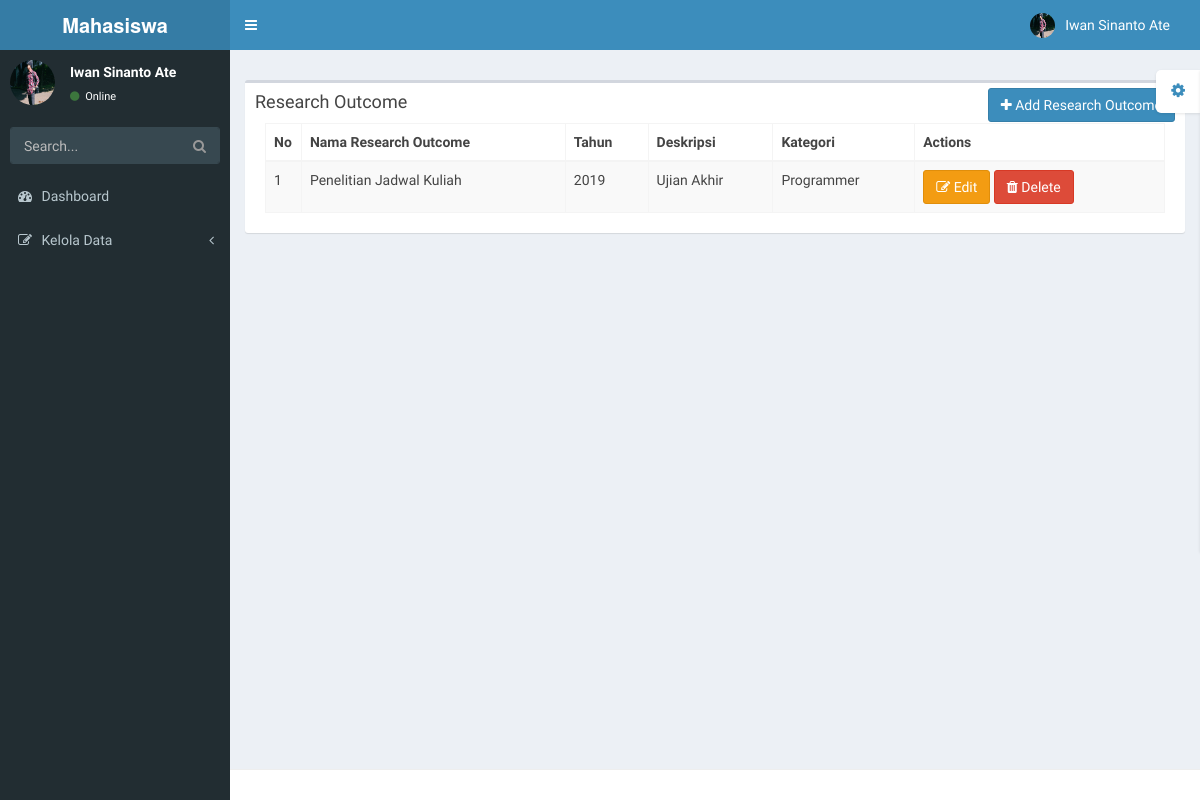
/pages/kelola-data/research-outcome.php (signed in), run on the app's committed database.
### tables this page shows
CREATE TABLE `research_outcome` (
  `id_research_outcome` int(5) NOT NULL,
  `nama_research_outcome` varchar(30) NOT NULL,
  `tahun` varchar(10) NOT NULL,
  `deskripsi` text NOT NULL,
  `kategori` varchar(50) NOT NULL,
  `id_user` int(11) NOT NULL
);

### config/database.php (called while the page is built, shortened)
<?php
	$database 	= "mhs";
?>

### config/kelola-data/research-outcome.php (called while the page is built, shortened)
<?php
	class research_outcome {
		var $table	= "research_outcome";
		function search_by_field ($field, $param) {
			$data = mysqli_query($connection, "SELECT * FROM " . $this->table . " WHERE $field='$param'");
			while($d = mysqli_fetch_array($data)) $result[] = $d;
			return $result;
		}
	}
?>

### pages/kelola-data/research-outcome.php (the view, shortened to what this page needs)
<?php include '../static/top.php';
include '../../config/kelola-data/research-outcome.php';
        $db     = new research_outcome();
          $table    = 'research_outcome';?>
    <section class="content">
      <div class="row">
        <div class="col-xs-12">
          <div class="box">
            <div class="box-header">
              <h3 class="box-title">Research Outcome</h3>
              <div class="pull-right box-tools">
                <button class="btn btn-primary btn-md" data-toggle="modal" data-target="#modalAdd"><i class="fa fa-plus"> </i> Add Research Outcome</button>
            </div>
            <div class="box-body">
              <table class="table table-bordered table-striped">
                <thead>
                  <tr>
                    <th>No</th>
                    <th>Nama Research Outcome</th>
                    <th>Tahun</th>
                    <th>Deskripsi</th>
                    <th>Kategori</th>
                    <th>Actions</th>
                  </tr>
                </thead>
                <tbody>
                    <?php
                        $no = 1;
                        if($db->search_by_field('id_user' , $_SESSION['user']) != null) {
                            foreach($db->search_by_field('id_user' , $_SESSION['user']) as $show) {
                    ?>
                      <tr>
                        <td width="4%"><?php echo $no++; ?></td>
                        <td><?php echo $show['nama_research_outcome']; ?></td>
                        <td><?php echo $show['tahun']; ?></td>
                         <td><?php echo $show['deskripsi']; ?></td>
                         <td><?php echo $show['kategori']; ?></td>
                        <td>
                            <a href="#editResearch" class="btn  btn-warning btn-md" data-toggle="modal" data-target="#modalEdit-<?php echo $show['id_research_outcome']; ?>"><i class="fa fa-edit" data-toggle="tooltip" title="Edit"></i> Edit</a>
                            <a href="#deleteResearch" class="btn  btn-danger btn-md" data-toggle="modal" data-target="#modalDelete-<?php echo $show['id_research_outcome']; ?>"><i class="fa fa-trash" data-toggle="tooltip" title="Delete"></i> Delete</a>
                        </td>
                      </tr>
                              <?php
                                      }
                                  }
                              ?>
                    </tbody>
              </table>
            </div>
          </div>
        </div>
      </div>
    </section>
<?php include '../static/bot.php'; ?>

### data on the page
research_outcome: nama_research_outcome "Penelitian Jadwal Kuliah", tahun "2019", deskripsi "Ujian Akhir", kategori "Programmer"

### other printed values
$_SESSION['nama'] "Iwan Sinanto Ate"
